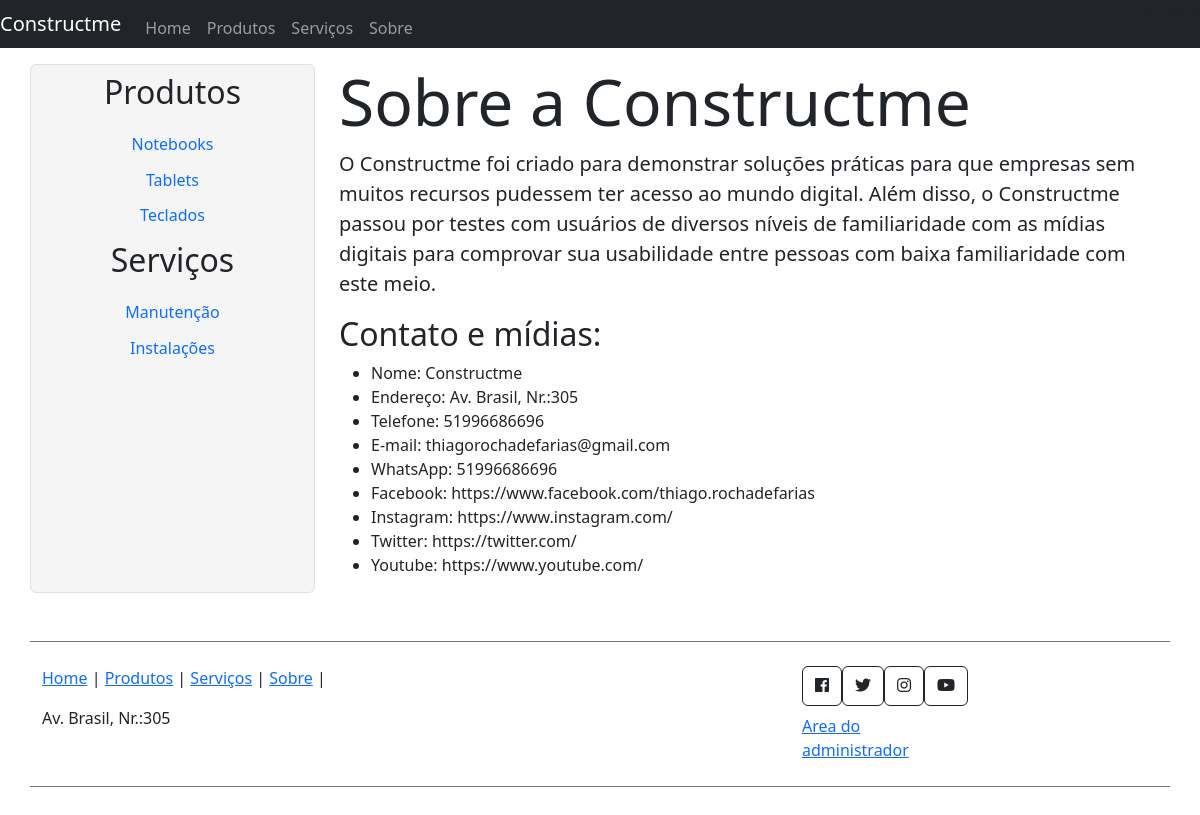
Page /sobre.php on the committed database.
### tables this page shows
CREATE TABLE `config` (
  `id` int(10) NOT NULL,
  `nome_loja` varchar(30) NOT NULL,
  `nome_logo` varchar(15) NOT NULL,
  `sobre` varchar(600) NOT NULL,
  `endereco` varchar(50) NOT NULL,
  `email` varchar(50) NOT NULL,
  `whats` varchar(11) NOT NULL,
  `telefone` varchar(11) NOT NULL,
  `facebook` varchar(50) NOT NULL,
  `twitter` varchar(50) NOT NULL,
  `instagram` varchar(50) NOT NULL,
  `youtube` varchar(50) NOT NULL
);

### classes/config.php (called while the page is built, shortened)
<?php
class Config {
  static function consultaConfig() {
    $stmt = conexao::getInstance();
    $stmt = $stmt->prepare("SELECT `nome_loja`, `nome_logo`, `sobre`, `endereco`,`email`, `whats`, `telefone`, `facebook`, `twitter`,`instagram`,`youtube` FROM config WHERE id = 1");
    $stmt->execute();
    return $stmt;
  }
  static function nome_loja(){
    $stmt = Config::consultaConfig();
    while ($rs = $stmt->fetch(PDO::FETCH_ASSOC)):
    return $rs['nome_loja'];
    endwhile;
  }
  static function logo(){
        $stmt = Config::consultaConfig();
        while ($rs = $stmt->fetch(PDO::FETCH_ASSOC)):
        return $rs['nome_logo'];
        endwhile;
  }
  static function telefone(){
    $stmt = Config::consultaConfig();
    while ($rs = $stmt->fetch(PDO::FETCH_ASSOC)):
    return $rs['telefone'];
    endwhile;
  }
  static function whats(){
    $stmt = Config::consultaConfig();
    while ($rs = $stmt->fetch(PDO::FETCH_ASSOC)):
    return $rs['whats'];
  endwhile;
  }
  static function email(){
    $stmt = Config::consultaConfig();
    while ($rs = $stmt->fetch(PDO::FETCH_ASSOC)):
    return $rs['email'];
  endwhile;
  }
  static function endereco(){
        $stmt = Config::consultaConfig();
        while ($rs = $stmt->fetch(PDO::FETCH_ASSOC)):
        return $rs['endereco'];
       endwhile;
  }
  static function facebook(){
    $stmt = Config::consultaConfig();
    while ($rs = $stmt->fetch(PDO::FETCH_ASSOC)):
    return $rs['facebook'];
   endwhile;
  }
  static function twitter(){
    $stmt = Config::consultaConfig();
    while ($rs = $stmt->fetch(PDO::FETCH_ASSOC)):
    return $rs['twitter'];
  endwhile;
  }
  static function instagram(){
    $stmt = Config::consultaConfig();
    while ($rs = $stmt->fetch(PDO::FETCH_ASSOC)):
    return $rs['instagram'];
  endwhile;
  }
  static function youtube(){
    $stmt = Config::consultaConfig();
    while ($rs = $stmt->fetch(PDO::FETCH_ASSOC)):
    return $rs['youtube'];
  endwhile;
  }
  static function sobre(){
    $stmt = Config::consultaConfig();
    while ($rs = $stmt->fetch(PDO::FETCH_ASSOC)):
    return $rs['sobre'];
  endwhile;
  }
}
?>

### sobre.php (the view, shortened to what this page needs)
<!doctype html>
<html lang="pt-br">
  <?php require_once 'estrutura/head.php';
  require_once 'classes/config.php'; ?>
  <body>
    <?php require_once 'estrutura/menu.php' ;?>
    <article class="container">
      <div class="row">
        <div id="menuLateral" class="col-sm-4 col-md-3 mt-3 border rounded bg-lateral">
          <div class="d-none d-md-block">
            <?php require_once 'estrutura/menuLateral.php'; ?>
          </div>
        </div>
        <div class="col-sm-9">
          <div class="mt-3 jumbotron">
            <div class="container">
              <h1 class="display-3">Sobre a <?php echo Config::logo(); ?></h1>
              <p2 class="lead">
                <?php echo Config::sobre(); ?>
            </div>
            <div class="container">
              <h2>Contato e mídias:</h2>
              <ul class="flex-column">
                <li> <span class="font-weight-bold">Nome: </span>  <?php echo Config::nome_loja(); ?></li>
                <li> <span class="font-weight-bold">Endereço: </span> <?php echo Config::endereco(); ?></li>
                <li> <span class="font-weight-bold">Telefone: </span> <?php echo Config::telefone(); ?></li>
                <li> <span class="font-weight-bold">E-mail: </span> <?php echo Config::email(); ?></li>
                <li> <span class="font-weight-bold">WhatsApp: </span> <?php echo Config::whats(); ?></li>
                <li> <span class="font-weight-bold">Facebook: </span> <?php echo Config::facebook(); ?></li>
                <li> <span class="font-weight-bold">Instagram: </span> <?php echo Config::instagram(); ?></li>
                <li> <span class="font-weight-bold">Twitter: </span> <?php echo Config::twitter(); ?></li>
                <li> <span class="font-weight-bold">Youtube: </span> <?php echo Config::youtube(); ?></li>
              </ul>
            </div>
          </div>
        </div>
    </article>
    <?php require_once 'estrutura/rodape.php';?>
  </body>
</html>

### estrutura/menu.php (shortened to what this page needs)
<div>
    <nav class="navbar navbar-dark bg-dark navbar-expand-sm  p-0 m-0">
        <?php require_once 'classes/config.php'; ?>
        <a href="index.php" class="navbar-brand "><?php echo Config::logo();?></a>
        <div id="hamburguer" class="collapse navbar-collapse">
            <ul class="navbar-nav ">
                <li class="nav-item mx-auto mt-2">
                    <a href="index.php" class="nav-link">Home</a>
                </li>
                <li class="nav-item mx-auto mt-2">
                    <a href="solucao.php?pagina=1&tipoSolucao=1" class="nav-link">Produtos</a>
                </li>
                <li class="nav-item mx-auto mt-2">
                <a href="solucao.php?pagina=1&tipoSolucao=0" class="nav-link">Serviços</a>
                </li>
                <li class="nav-item mx-auto mt-2">
                <a href="sobre.php?pagina=1" class="nav-link">Sobre</a>
                </li>
            </ul>
            <div class="m-0 ms-auto">
                <?php if(isset($_SESSION['usuario'])){?>
                    <a href="adicionarSolucao.php" class="  text-light btn btn-success pt-0 pb-0 pl-1 pr-1">Add Produto</a>
                <?php } else{?>
                    <a href="carrinho.php?" class="nav-link">Carrinho</a>
                <?php } ?>'
            </div>
        </div>
    </nav>
</div>

### estrutura/rodape.php (shortened to what this page needs)
<?php require_once 'classes/config.php'; ?>
<footer class="mt-5  mb-5 ">
      <div class="container border-top border-bottom border-secondary pt-4 pb-4">
        <div class="row">
          <div class="col-8 col-md-4 d-flex justify-content-right order-md-last" >
            <a target="_blank" href="<?php echo  Config::facebook();?>" class="btn btn-outline-dark">
              <i class="fab fa-facebook"></i>
            </a>
            <a target="_blank" href="<?php echo  Config::twitter();?>" class="btn btn-outline-dark ml-2">
              <i class="fab fa-twitter"></i>
            </a>
            <a target="_blank" href="<?php echo  Config::instagram();?>" class="btn btn-outline-dark ml-2">
              <i class="fab fa-instagram"></i>
            </a>
            <a target="_blank" href="<?php echo  Config::youtube();?>" class="btn btn-outline-dark ml-2">
              <i class="fab fa-youtube"></i>
            </a>
          </div>
          <div class="col-12 col-md-8 mt-2 mt-md-0">
            <p>
              <a href="index.php">Home</a> |
              <a href="solucao.php?pagina=1&tipoSolucao=1">Produtos</a> |
              <a href="solucao.php?pagina=1&tipoSolucao=0">Serviços</a> |
              <a href="sobre.php">Sobre</a> |
            </p>
          </div>
        </div>
        <div class="row">
          <div class="col-md-8">
            <p><?php echo  Config::endereco();?></p>
          </div>
          <div  class="col-md-2 d-flex mt-2 pr-0 mr-0 d-flex row">
            <?php if(isset($_SESSION['usuario'])){?>
              <a class="btn btn-secondary col-12 ms-2 mb-2" href="areaAdm.php">Area do administrador</a>
              <a class="btn btn-secondary col-12 ms-2" href="logado.php?encerrar=sim">Encerrar Sessão</a>
            <?php } else{?>
              <a href="areaAdm.php">Area do administrador</a>
            <?php } ?>
          </div>
        </div>
      </div>
    </footer>

### css/estilo.css (style rules this page uses)
.bg-lateral { background-color:#F5F5F5; }

### rows in the picture
config: nome_logo "Constructme", sobre "O Constructme foi criado para demonstrar soluções práticas para que empresas sem muitos recursos pudessem ter acesso ao mundo digital. Além disso, o Constructme passou por testes com usuários de diversos níveis de familiaridade com as mídias digitais para comprovar sua usabilidade entre pessoas com baixa familiaridade com este meio.", nome_loja "Constructme", endereco "Av. Brasil, Nr.:305", telefone "51996686696", email "thiagorochadefarias@gmail.com", whats "51996686696", facebook "https://www.facebook.com/thiago.rochadefarias", instagram "https://www.instagram.com/", twitter "https://twitter.com/", youtube "https://www.youtube.com/"

### other values in the picture
$tipos['filtro'] "Notebooks"
$tipos['filtro'] "Tablets"
$tipos['filtro'] "Teclados"
$tipos['filtro'] "Manutenção"
$tipos['filtro'] "Instalações"
